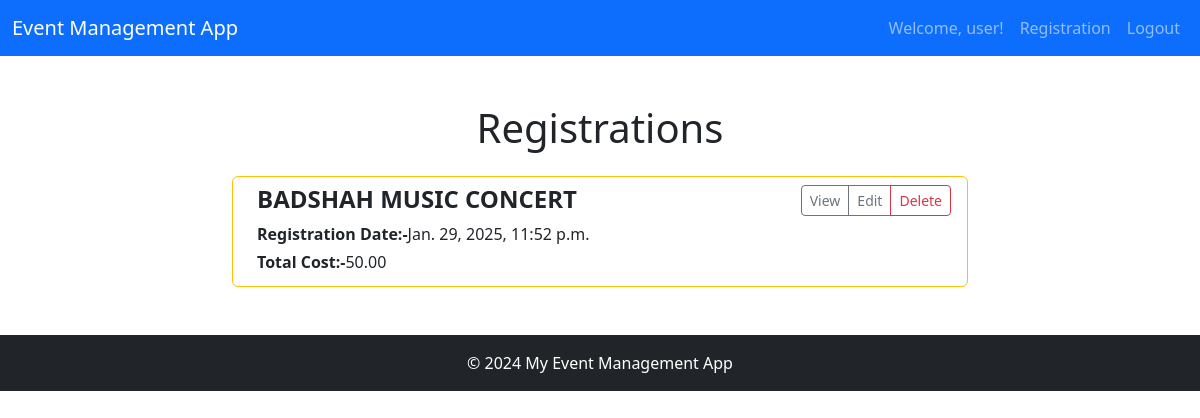
The app's page /event-registration/ (signed in) with its own data.
### event_app/models.py (models this page shows, shortened)
class CustomUser(AbstractUser):
    USER_TYPES = (
        ('manager', 'Event Manager'),
        ('participant', 'Participant'),
    )
    email = models.EmailField(unique=True)
    role = models.CharField(max_length=20, choices=USER_TYPES, default="participant")
    def is_manager(self):
        return self.role == 'manager'
    def is_participant(self):
        return self.role == 'participant'

class Registration(models.Model):
    event = models.ForeignKey(Event,on_delete=models.CASCADE)
    user = models.ForeignKey(CustomUser,on_delete=models.CASCADE)
    registration_date  = models.DateTimeField(auto_now_add=True)
    persons = models.IntegerField(default=1)
    contact_number = models.CharField(
        max_length=255,
        blank=True,
        null=True,
        help_text="Enter a valid contact number without spaces or special characters."
    )
    total_cost = models.DecimalField(
        max_digits=10,
        decimal_places=2,
        blank=True,
        null=True,
        help_text="Total cost of registration (calculated automatically)."
    )
    class Meta:
        unique_together = ('event','user')

class Event(models.Model):
    title = models.CharField(max_length=255)
    photo =models.ImageField(upload_to='events/',blank=True,null=True)
    description = models.TextField(blank=True, null=True)
    start_date = models.DateTimeField()
    end_date = models.DateTimeField()
    cost_per_person = models.DecimalField(
        max_digits=10,
        decimal_places=2,
        default=0.00,
        help_text = "Cost per person for attending the event."
    )
    available_slots = models.IntegerField(
        default=0,
        help_text="Number of available slots for the event."
    )
    category = models.ForeignKey(Category, on_delete=models.SET_NULL, null=True, blank=True,related_name='events')
    created_by = models.ForeignKey(CustomUser, on_delete=models.CASCADE, related_name='created_events')
    participants = models.ManyToManyField(CustomUser, through='Registration', related_name='participated_events')
    objects = EventQuerySet.as_manager()
    def __str__(self):
        return self.title

### event_app/decorators.py (the view)
        def _wrapped_view(request,*args,**kwargs):
            if not request.user.is_authenticated or request.user.role != role:
                return HttpResponseForbidden("You do not have permission to access this page.")
            return view_func(request,*args,**kwargs)

### event_app/views.py (called while the page is built)
@role_required('participant')
@login_required
def registration_list(request):
    registrations = Registration.objects.filter(user=request.user)
    return render(request,"event_app/registration_list.html",{"registrations":registrations})

### event_app/templates/event_app/registration_list.html
{% extends 'event_app/base.html' %}
{% block content %}
    <h1 class="text-center mb-4">Registrations</h1>
    <ul class="list-group">
        {% for registration in registrations %}
            <li class="list-group-item d-flex justify-content-between align-items-start {% if registration.completed %}border border-success text-black{% else %}border border-warning{% endif %}">
                <div class="ms-2 me-auto">
                    <h4>
                        <div class="fw-bold">{{ registration.event }}</div>
                    </h4>
                    <p class="mb-1"><strong>Registration Date:-</strong>{{ registration.registration_date }}</p>
                    <p class="mb-1"><strong>Total Cost:-</strong>{{ registration.total_cost }}</p>
                </div>
                <div class="btn-group ms-3">
                    <a href="{% url 'registration_details' registration.pk %}"
                       class="btn btn-sm btn-outline-secondary">View</a>
                    <a href="{% url 'registration_update' registration.pk %}"
                       class="btn btn-sm btn-outline-secondary">Edit</a>
                    <a href="{% url 'registration_delete' registration.pk %}"
                       class="btn btn-sm btn-outline-danger">Delete</a>
                </div>
            </li>
        {% endfor %}
    </ul>
{% endblock %}

### event_app/templates/event_app/base.html (shortened to what this page needs)
<!DOCTYPE html>
<html>
  <head>
    {% load static %}
    <link
      href="https://cdn.jsdelivr.net/npm/bootstrap@5.3.3/dist/css/bootstrap.min.css"
      rel="stylesheet"
    />
  </head>
  <body>
    <nav class="navbar navbar-expand-lg navbar-dark bg-primary">
      <div class="container-fluid">
        <a class="navbar-brand" href="{% url 'event_list' %}">Event Management App</a>
        <div class="collapse navbar-collapse" id="navbarNav">
          <ul class="navbar-nav ms-auto">
            {% if user.is_authenticated %}
            <li class="nav-item">
              <span class="nav-link">Welcome, {{ user.username }}!</span>
            </li>
            {% if user.is_participant %}
            <li class="nav-item">
              <a class="nav-link" href="{% url 'registration_list' %}">Registration</a>
            </li>
            {% endif %}
            <li class="nav-item">
              <a class="nav-link" href="{% url 'logout' %}">Logout</a>
            </li>
            {% endif %}
          </ul>
        </div>
      </div>
    </nav>
    <div
      class="toast-container position-fixed top-0 end-0 p-3"
      style="z-index: 1100"
    >
    </div>
    <div class="container py-5">
      <div class="row justify-content-center">
        <div class="col-md-8">
          {% block content %}{%endblock %}
        </div>
      </div>
    </div>
    <footer class="bg-dark text-white text-center py-3 mt-auto">
      <div class="container">
        <p class="mb-0">© 2024 My Event Management App</p>
      </div>
    </footer>
  </body>
</html>

### records on screen
CustomUser: username "user"
Registration: event "BADSHAH MUSIC CONCERT", registration_date "Jan. 29, 2025, 11:52 p.m.", total_cost "50.00"
